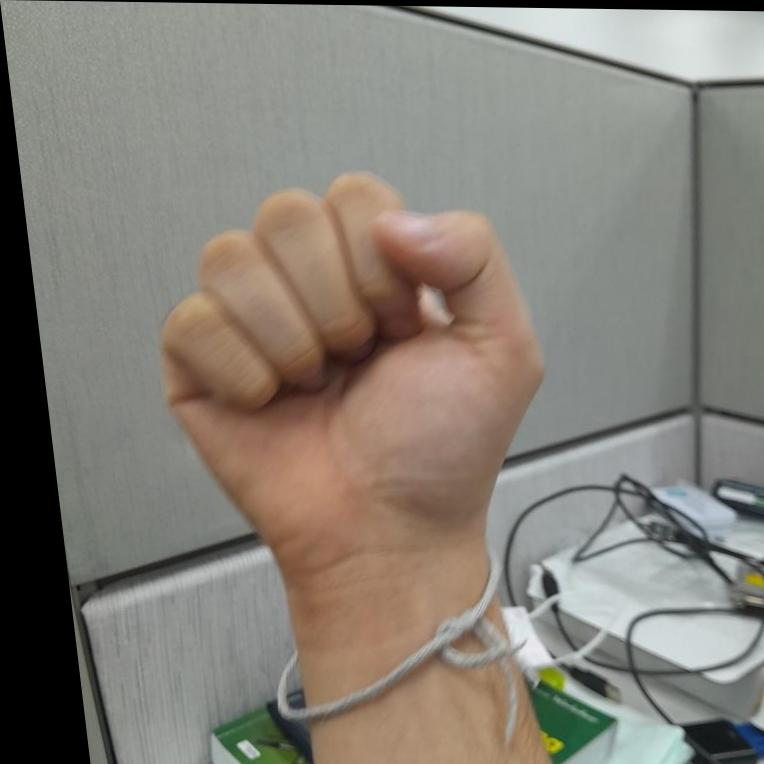
#> input picture src/data/train/images/0_109_jpg.rf.941f88629dc566bb7683117e63bb6dc0.jpg, 764 x 764 px, given in place of mako_4.jpg, which was not available
$ jupyter execute --allow-errors 00_knn_old_dataset.ipynb
#> lines starting #> are read from the running program, lines starting #| are printed output that depends on the picture; pictures that were not available may be replaced by others from this repository, and a replacement may not be noted
[cell 1]
from sklearn.neighbors import KNeighborsClassifier

[cell 2]
knn = KNeighborsClassifier(weights='distance')

[cell 3]
import os
import cv2
import numpy as np
import pandas as pd

from sklearn.model_selection import train_test_split
from sklearn.pipeline import Pipeline
from sklearn.preprocessing import StandardScaler
from sklearn.decomposition import KernelPCA
from sklearn.neighbors import KNeighborsClassifier
from sklearn.metrics import classification_report, accuracy_score

# učitavanje skupa za treniranje
TRAIN_DIR = "../../train"
IMAGE_SIZE = (32, 32)

# labele su u .csv fajlovima
csv_files = [f for f in os.listdir(TRAIN_DIR) if f.endswith(".csv")]

#> (the rest of this cell did not finish here and is left out)

[cell 4]
# s obzirom da su pikseli već normalizovani, možda i nije bilo potrebe za scalerom
model = Pipeline([
    ("scaler", StandardScaler()),

    ("kpca", KernelPCA(
        n_components=100,
        kernel="rbf",
        gamma=0.0005
    )),

    ("knn", KNeighborsClassifier(
        n_neighbors=5,
        weights="distance",
    ))
])

#> (a cell that did not finish here is left out)

[cell 6]
#evaluacija na nevidjenim podacima

def predict_image(image_path):
#> called with image_path = '../../my_pictures/mako_4.jpg'
    img = cv2.imread(image_path)
#> img is the input picture: shape (764, 764, 3); mean B, G, R 118.7, 127.2, 132.8

    if img is None:
        raise Exception("Could not load image.")

    img = cv2.cvtColor(img, cv2.COLOR_BGR2GRAY)
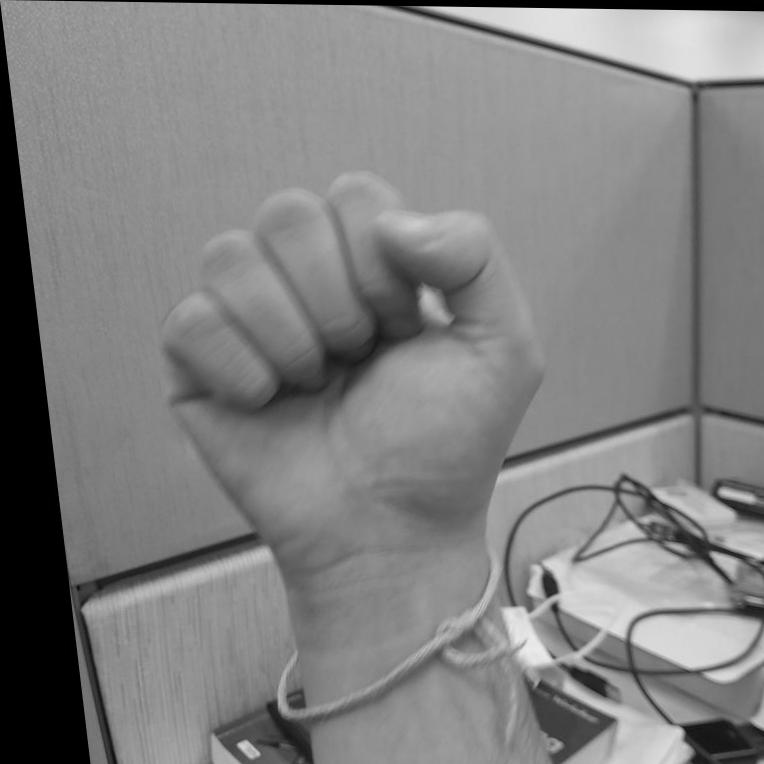
#> img: shape (764, 764); min 0, max 237, mean 127.9
    img = cv2.resize(img, IMAGE_SIZE)
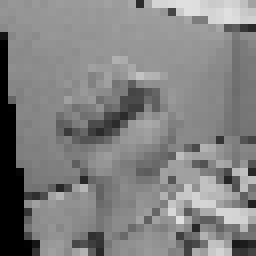
#> img: shape (32, 32) (shown 8 times larger); min 0, max 225, mean 129.1

    img = img.astype(np.float32) / 255.0
    img = img.flatten()
#> img = 1024 values, max 0.882 at index 60, min 0 at index 192, mean 0.506

    pred = model.predict([img])[0]

    return pred

#> (a cell that did not finish here is left out)

#> (a cell that did not finish here is left out)

#> call 2 of predict_image, with image_path = '../../my_pictures/Lazarevic_3_srpski.jpg'
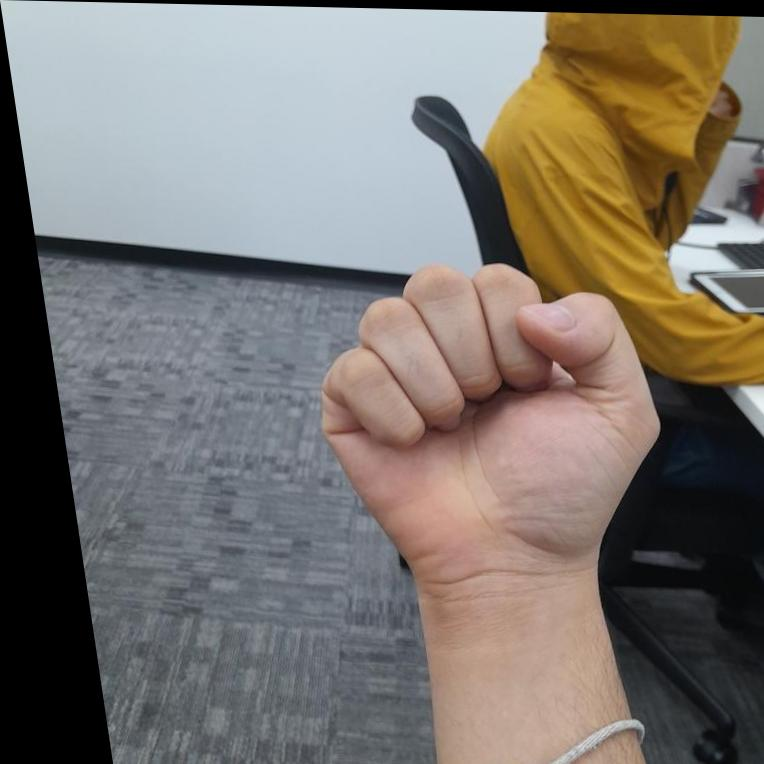
#> input picture src/data/train/images/0_141_jpg.rf.d27ab5b9cda6156c7d763ab5d0676839.jpg, 764 x 764 px, given in place of Lazarevic_3_srpski.jpg, which was not available
#> in predict_image, img is the input picture: shape (764, 764, 3); mean B, G, R 111.2, 117.4, 123.6
#> in predict_image (call 2), `img = cv2.cvtColor(img, cv2.COLOR_BGR2GRAY)`:
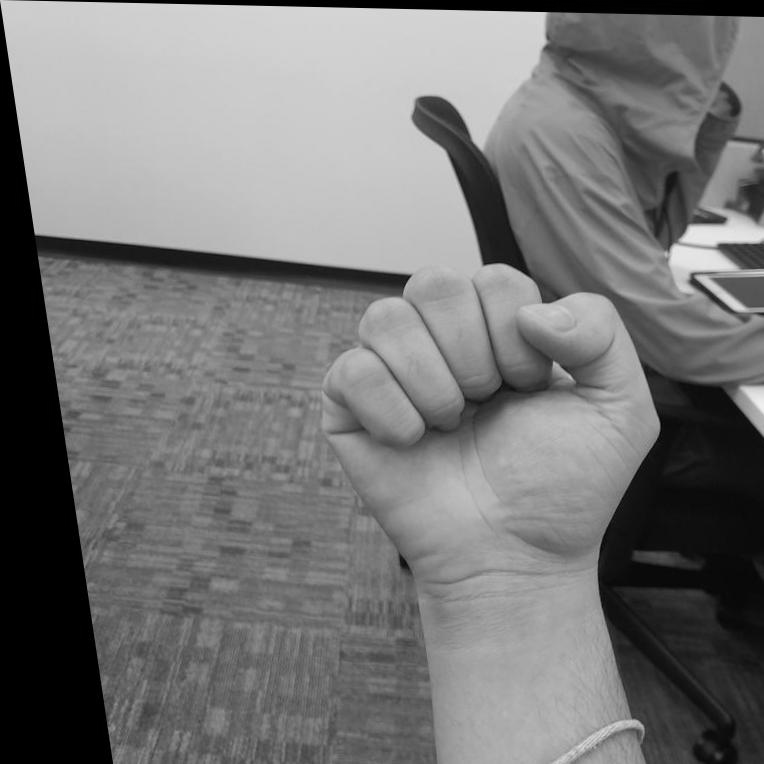
#> img: shape (764, 764); min 0, max 240, mean 118.6
#> in predict_image (call 2), `img = cv2.resize(img, IMAGE_SIZE)`:
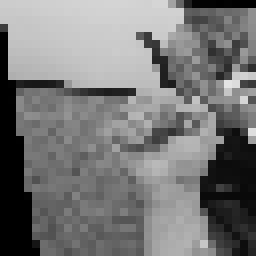
#> img: shape (32, 32) (shown 8 times larger); min 0, max 228, mean 119.3
#> in predict_image (call 2), `img = img.flatten()`: img = 1024 values, max 0.894 at index 348, min 0 at index 30, mean 0.468

#> (a cell that did not finish here is left out)
